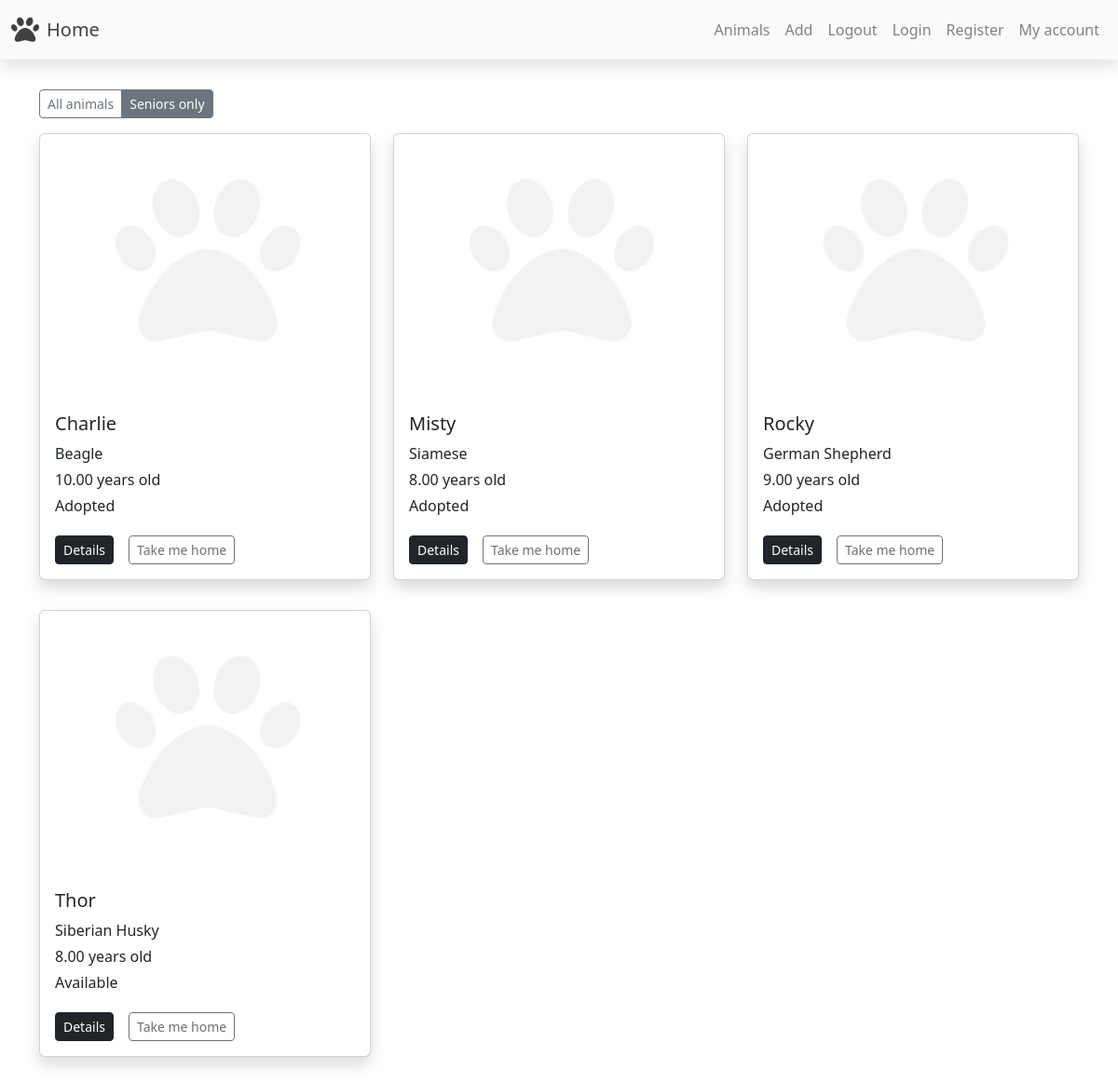
The app's page /seniors.php, older data.
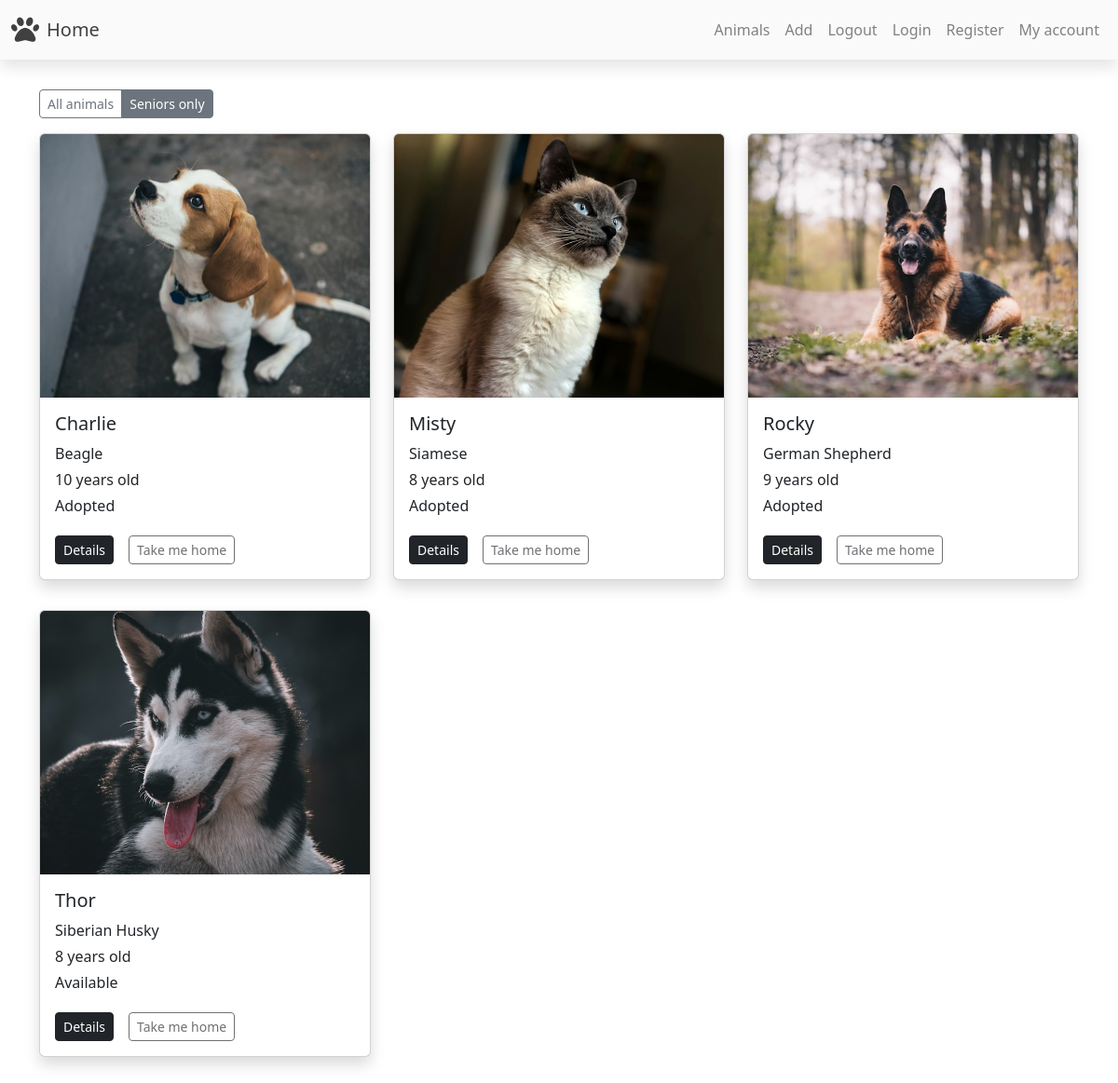
The same page, newer data.
### tables this page shows
CREATE TABLE `animals` (
  `id` int(11) NOT NULL,
  `name` varchar(255) NOT NULL,
  `age` int(11) NOT NULL,
  `size` varchar(255) NOT NULL,
  `breed` varchar(255) NOT NULL,
  `vaccinated` varchar(255) NOT NULL,
  `location` varchar(255) NOT NULL,
  `status` varchar(255) NOT NULL,
  `picture` varchar(255) DEFAULT NULL,
  `description` varchar(255) DEFAULT NULL
);

### seniors.php (the view, shortened to what this page needs)
<?php
require_once "components/db_connect.php";
require_once "components/navbar.php";
$sql = "SELECT * FROM `animals` WHERE `age` >= 8";
$result = mysqli_query($conn, $sql);
$cards = "";
if (mysqli_num_rows($result) > 0) {
  while ($row = mysqli_fetch_assoc($result)) {
    $cards .= "
    <div class='my-3'>
        <div class='card my-card shadow'>
          <img class='card-img-top object-fit-cover' src='pictures/$row[picture]' alt='...'>
          <div class='card-body'>
            <h5 class='card-title'>$row[name]</h5>
            <p class='card-text my-1'>$row[breed]</p>
            <p class='card-text my-1'>$row[age] years old</p>
            <p class='card-text'>$row[status]</p>
          </div>
          <div class='card-body pt-1'>
                <div class='d-flex no-wrap'>
                  <div>
                       <a href='animals/details.php?id=$row[id]' class='btn btn-dark btn-sm me-3'>Details</a>
                  </div>
                     <form action='' method='post'>
                     <input type='hidden' name='anim' value='$row[id]'>
                        <input ";
    if ($row["status"] == "Adopted" || !isset($_SESSION["user"])) {
      $cards .= "disabled";
    };
    $cards .= " type='submit' name='adopt' value='Take me home' class='btn btn-outline-dark btn-sm'>
                     </form>
                </div>
          </div>
        </div>
      </div>
    ";
  }
} else {
  $cards = "No data found.";
}
?>
<!DOCTYPE html>
<html lang="en">
<head>
  <link href="https://cdn.jsdelivr.net/npm/bootstrap@5.3.2/dist/css/bootstrap.min.css" rel="stylesheet">
  <link rel="stylesheet" href="style/style.css">
</head>
<body>
  <?= $navbar ?>
  <div class="container my-5 pt-5">
    <div class='btn-group btn-group-sm' role='group' aria-label='Basic mixed styles example'>
      <a href='home.php' class='btn btn-outline-secondary'>All animals</a>
      <a href='seniors.php' class='btn btn-secondary'>Seniors only</a>
    </div>
    <div class="row row-cols-xs-1 row-cols-sm-2 row-cols-md-2 row-cols-lg-3 row-cols-xl-3">
      <?= $cards ?>
    </div>
  </div>
</body>
</html>

### components/navbar.php (shortened to what this page needs)
<?php
$navbar = "
<nav class='navbar navbar-expand-sm bg-body-tertiary fixed-top shadow opacity-75' style='height: 4rem;'>
  <div class='container-fluid'>
    <a class='navbar-brand' href='/BE20_CR5_DmitriiMalyshkin/home.php'><i class='fa-solid fa-paw fa-xl me-2'></i>Home</a>
    <button class='navbar-toggler' type='button' data-bs-toggle='collapse' data-bs-target='#navbarSupportedContent' aria-controls='navbarSupportedContent' aria-expanded='false' aria-label='Toggle navigation'>
      <span class='navbar-toggler-icon'></span>
    </button>
     <div class='collapse navbar-collapse' id='navbarSupportedContent'>
      <ul class='navbar-nav ms-auto mb-2 mb-lg-0'>
        <li class='nav-item'>
          <a class='nav-link' aria-current='page' href='/BE20_CR5_DmitriiMalyshkin/animals/animals_dashboard.php'>Animals</a>
        </li>
        <li class='nav-item'>
        <a class='nav-link' href='/BE20_CR5_DmitriiMalyshkin/animals/create.php'>Add</a>
        </li>
        <li class='nav-item'>
        <a class='nav-link' href='/BE20_CR5_DmitriiMalyshkin/user/logout.php'>Logout</a>
        </li>
        <li class='nav-item'>
        <a class='nav-link' href='/BE20_CR5_DmitriiMalyshkin/user/login.php'>Login</a>
        </li>
        <li class='nav-item'>
        <a class='nav-link' href='/BE20_CR5_DmitriiMalyshkin/user/register.php'>Register</a>
        </li>
        <li class='nav-item'>
        <a class='nav-link' href='/BE20_CR5_DmitriiMalyshkin/index.php'>My account</a>
        </li>
        </ul>
        </div>
        </nav>
        ";

### style/style.css (style rules this page uses)
.my-card img { aspect-ratio: 5/4; }

Row changes from the older to the newer data that the page shows:
changed animals "Charlie": picture: a different picture; age "10.00" → "10"
changed animals "Misty": picture: a different picture; age "8.00" → "8"
changed animals "Rocky": picture: a different picture; age "9.00" → "9"
changed animals "Thor": picture: a different picture; age "8.00" → "8"
